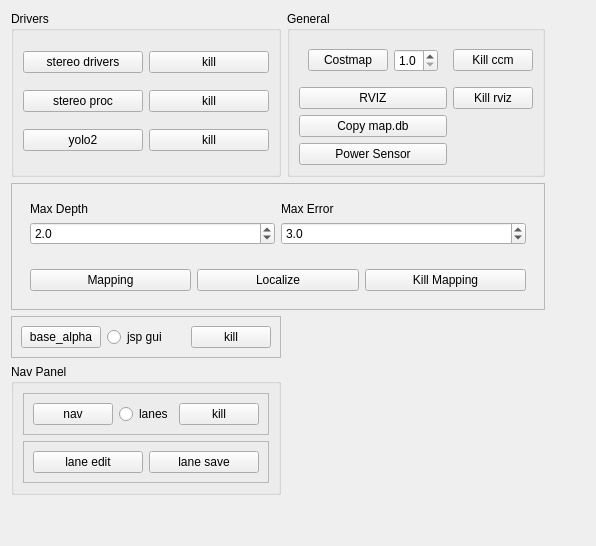
         <widget class="QWidget" name="tab_3">
          <attribute name="title">
           <string>Utils</string>
          </attribute>
          <layout class="QGridLayout" name="gridLayout_5">
           <item row="3" column="1" colspan="2">
            <widget class="QFrame" name="frame_3">
             <property name="frameShape">
              <enum>QFrame::StyledPanel</enum>
             </property>
             <property name="frameShadow">
              <enum>QFrame::Raised</enum>
             </property>
             <layout class="QVBoxLayout" name="verticalLayout_7">
              <item>
               <widget class="QWidget" name="widget_5" native="true">
                <layout class="QGridLayout" name="gridLayout_4">
                 <item row="1" column="2">
                  <widget class="QDoubleSpinBox" name="dSb_maxError">
                   <property name="decimals">
                    <number>1</number>
                   </property>
                   <property name="maximum">
                    <double>5.000000000000000</double>
                   </property>
                   <property name="value">
                    <double>3.000000000000000</double>
                   </property>
                  </widget>
                 </item>
                 <item row="0" column="2">
                  <widget class="QLabel" name="label_37">
                   <property name="text">
                    <string>Max Error</string>
                   </property>
                  </widget>
                 </item>
                 <item row="1" column="1">
                  <widget class="QDoubleSpinBox" name="dSb_maxDepth">
                   <property name="decimals">
                    <number>1</number>
                   </property>
                   <property name="maximum">
                    <double>5.000000000000000</double>
                   </property>
                   <property name="value">
                    <double>2.000000000000000</double>
                   </property>
                  </widget>
                 </item>
                 <item row="0" column="1">
                  <widget class="QLabel" name="label_38">
                   <property name="text">
                    <string>Max Depth</string>
                   </property>
                  </widget>
                 </item>
                </layout>
               </widget>
              </item>
              <item>
               <widget class="QWidget" name="widget_6" native="true">
                <layout class="QGridLayout" name="gridLayout_32">
                 <item row="1" column="0">
                  <widget class="QPushButton" name="pB_mapping">
                   <property name="text">
                    <string>Mapping</string>
                   </property>
                  </widget>
                 </item>
                 <item row="1" column="2">
                  <widget class="QPushButton" name="pB_localization">
                   <property name="text">
                    <string>Localize</string>
                   </property>
                  </widget>
                 </item>
                 <item row="1" column="3">
                  <widget class="QPushButton" name="pB_kill_map">
                   <property name="text">
                    <string>Kill Mapping</string>
                   </property>
                  </widget>
                 </item>
                </layout>
               </widget>
              </item>
             </layout>
            </widget>
           </item>
           <item row="7" column="1">
            <spacer name="verticalSpacer_5">
             <property name="orientation">
              <enum>Qt::Vertical</enum>
             </property>
             <property name="sizeHint" stdset="0">
              <size>
               <width>20</width>
               <height>40</height>
              </size>
             </property>
            </spacer>
           </item>
           <item row="1" column="1">
            <widget class="QGroupBox" name="groupBox_7">
             <property name="title">
              <string>Drivers</string>
             </property>
             <layout class="QGridLayout" name="gridLayout_10">
              <item row="2" column="0">
               <widget class="QPushButton" name="pB_stereo_suite">
                <property name="text">
                 <string>stereo proc</string>
                </property>
               </widget>
              </item>
              <item row="3" column="0">
               <widget class="QPushButton" name="pB_yolo2">
                <property name="text">
                 <string>yolo2</string>
                </property>
               </widget>
              </item>
              <item row="1" column="0">
               <widget class="QPushButton" name="pushButton_4">
                <property name="text">
                 <string>stereo drivers</string>
                </property>
               </widget>
              </item>
              <item row="1" column="1">
               <widget class="QPushButton" name="pB_kill_stereo_bare">
                <property name="text">
                 <string>kill</string>
                </property>
               </widget>
              </item>
              <item row="3" column="1">
               <widget class="QPushButton" name="pB_kill_yolo2">
                <property name="text">
                 <string>kill</string>
                </property>
               </widget>
              </item>
              <item row="2" column="1">
               <widget class="QPushButton" name="pB_kill_stereo_suite">
                <property name="text">
                 <string>kill</string>
                </property>
               </widget>
              </item>
             </layout>
            </widget>
           </item>
           <item row="1" column="2">
            <widget class="QGroupBox" name="groupBox_8">
             <property name="title">
              <string>General</string>
             </property>
             <layout class="QVBoxLayout" name="verticalLayout_6">
              <item>
               <layout class="QGridLayout" name="gridLayout_11">
                <item row="1" column="1">
                 <widget class="QPushButton" name="pushButton_3">
                  <property name="text">
                   <string>Kill rviz</string>
                  </property>
                 </widget>
                </item>
                <item row="1" column="0">
                 <widget class="QPushButton" name="pB_rviz">
                  <property name="text">
                   <string>RVIZ</string>
                  </property>
                 </widget>
                </item>
                <item row="0" column="0">
                 <widget class="QWidget" name="widget" native="true">
                  <layout class="QHBoxLayout" name="horizontalLayout_7">
                   <item>
                    <widget class="QPushButton" name="pB_clearCostmap">
                     <property name="minimumSize">
                      <size>
                       <width>0</width>
                       <height>0</height>
                      </size>
                     </property>
                     <property name="text">
                      <string>Costmap</string>
                     </property>
                    </widget>
                   </item>
                   <item>
                    <widget class="QDoubleSpinBox" name="num_clear_costmap_wait">
                     <property name="decimals">
                      <number>1</number>
                     </property>
                     <property name="minimum">
                      <double>1.000000000000000</double>
                     </property>
                     <property name="maximum">
                      <double>5.000000000000000</double>
                     </property>
                    </widget>
                   </item>
                  </layout>
                 </widget>
                </item>
                <item row="0" column="1">
                 <widget class="QPushButton" name="pB_killCostmap">
                  <property name="text">
                   <string>Kill ccm</string>
                  </property>
                 </widget>
                </item>
                <item row="2" column="0">
                 <widget class="QPushButton" name="pB_cpMap">
                  <property name="text">
                   <string>Copy map.db</string>
                  </property>
                 </widget>
                </item>
                <item row="3" column="0">
                 <widget class="QPushButton" name="pB_powerSensor">
                  <property name="text">
                   <string>Power Sensor</string>
                  </property>
                 </widget>
                </item>
               </layout>
              </item>
             </layout>
            </widget>
           </item>
           <item row="1" column="3">
            <spacer name="horizontalSpacer_3">
             <property name="orientation">
              <enum>Qt::Horizontal</enum>
             </property>
             <property name="sizeHint" stdset="0">
              <size>
               <width>40</width>
               <height>20</height>
              </size>
             </property>
            </spacer>
           </item>
           <item row="4" column="1">
            <widget class="QFrame" name="frame_4">
             <property name="frameShape">
              <enum>QFrame::StyledPanel</enum>
             </property>
             <property name="frameShadow">
              <enum>QFrame::Raised</enum>
             </property>
             <layout class="QHBoxLayout" name="horizontalLayout_3">
              <item>
               <widget class="QPushButton" name="pb_launch_base_alpha">
                <property name="sizePolicy">
                 <sizepolicy hsizetype="Minimum" vsizetype="Fixed">
                  <horstretch>0</horstretch>
                  <verstretch>0</verstretch>
                 </sizepolicy>
                </property>
                <property name="text">
                 <string>base_alpha</string>
                </property>
               </widget>
              </item>
              <item>
               <widget class="QRadioButton" name="rB_jsp_gui">
                <property name="text">
                 <string>jsp gui</string>
                </property>
               </widget>
              </item>
              <item>
               <widget class="QPushButton" name="pB_kill_base_alpha">
                <property name="text">
                 <string>kill</string>
                </property>
               </widget>
              </item>
             </layout>
            </widget>
           </item>
           <item row="6" column="1">
            <widget class="QGroupBox" name="navpanel">
             <property name="title">
              <string>Nav Panel</string>
             </property>
             <layout class="QVBoxLayout" name="verticalLayout_11">
              <item>
               <widget class="QFrame" name="frame_5">
                <property name="frameShape">
                 <enum>QFrame::StyledPanel</enum>
                </property>
                <property name="frameShadow">
                 <enum>QFrame::Raised</enum>
                </property>
                <layout class="QHBoxLayout" name="horizontalLayout_4">
                 <item>
                  <widget class="QPushButton" name="pB_launch_nav">
                   <property name="sizePolicy">
                    <sizepolicy hsizetype="Minimum" vsizetype="Fixed">
                     <horstretch>0</horstretch>
                     <verstretch>0</verstretch>
                    </sizepolicy>
                   </property>
                   <property name="text">
                    <string>nav</string>
                   </property>
                  </widget>
                 </item>
                 <item>
                  <widget class="QRadioButton" name="rB_lanes">
                   <property name="text">
                    <string>lanes</string>
                   </property>
                  </widget>
                 </item>
                 <item>
                  <widget class="QPushButton" name="pB_kill_nav">
                   <property name="text">
                    <string>kill</string>
                   </property>
                  </widget>
                 </item>
                </layout>
               </widget>
              </item>
              <item>
               <widget class="QFrame" name="frame_11">
                <property name="frameShape">
                 <enum>QFrame::StyledPanel</enum>
                </property>
                <property name="frameShadow">
                 <enum>QFrame::Raised</enum>
                </property>
                <layout class="QHBoxLayout" name="horizontalLayout_10">
                 <item>
                  <widget class="QPushButton" name="pB_edit_map">
                   <property name="sizePolicy">
                    <sizepolicy hsizetype="Minimum" vsizetype="Fixed">
                     <horstretch>0</horstretch>
                     <verstretch>0</verstretch>
                    </sizepolicy>
                   </property>
                   <property name="text">
                    <string>lane edit</string>
                   </property>
                  </widget>
                 </item>
                 <item>
                  <widget class="QPushButton" name="pB_save_map">
                   <property name="sizePolicy">
                    <sizepolicy hsizetype="Minimum" vsizetype="Fixed">
                     <horstretch>0</horstretch>
                     <verstretch>0</verstretch>
                    </sizepolicy>
                   </property>
                   <property name="text">
                    <string>lane save</string>
                   </property>
                  </widget>
                 </item>
                </layout>
               </widget>
              </item>
             </layout>
            </widget>
           </item>
          </layout>
         </widget>
